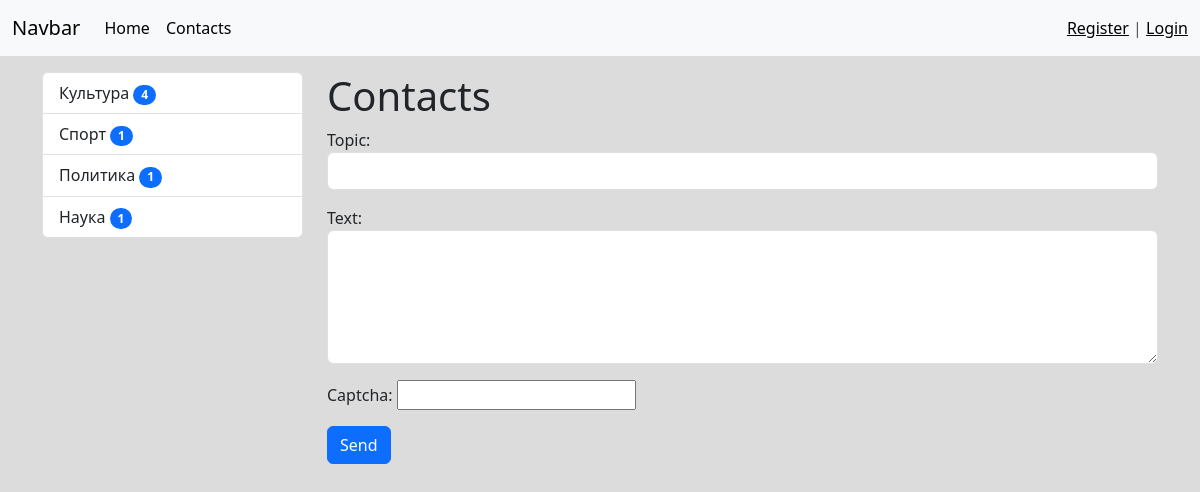
Page /contact/ on the committed database.
### news/models.py (models this page shows, shortened)
class Category(models.Model):
    title = models.CharField(
        max_length=150, verbose_name='Наименование категории', db_index=True)
    def get_absolute_url(self):
        return reverse("category", kwargs={"category_id": self.pk})
    class Meta:
        verbose_name = "Категория"
        verbose_name_plural = "Категории"
        ordering = ['-title']

### news/views.py (the view)
# urls.py: path('contact/', views.contact, name='contact'),
def contact(request):
    if request.method == 'POST':
        form = ContactForm(data=request.POST)
        if form.is_valid():
            mail = send_mail(
                form.cleaned_data['subject'],
                form.cleaned_data['content'],
                'ingarbi006@elasticemail.com',
                ['ingarbi006@gmail.com'],
                fail_silently=False
            )
            if mail:
                messages.success(request, "Mail was sent successfully")
                return redirect('contact')
            else:
                messages.error(request, "Mail was not sent")
        else:
            messages.error(request, "Mail was not sent")
    else:
        form = ContactForm()
    return render(request, 'news/test.html', {"form": form})

### news/forms.py
class ContactForm(forms.Form):
    subject = forms.CharField(
                    label="Topic:",
                    widget=forms.TextInput(attrs={
                        "class": "form-control"
                    }))
    content = forms.CharField(
                    label="Text:",
                    widget=forms.Textarea(attrs={
                        "class": "form-control", "rows": 5
                    }))
    captcha = CaptchaField()

### news/templatetags/news_tags.py (called while the page is built)
@register.inclusion_tag('news/list_categories.html')
def show_categories(arg1='Hello ', arg2='world'):
    categories = cache.get('categories')
    if not categories:
        categories = Category.objects.annotate(
            cnt=Count('get_news', filter=F('get_news__is_published'))).filter(cnt__gt=0)
        cache.set('categories', categories, 30)
    return {"categories": categories, 'arg1': arg1, 'arg2': arg2}

### news/templates/news/test.html (shortened to what this page needs)
{% extends 'base.html' %}
{% block sidebar %}
{% include 'inc/_sidebar.html' %}
{% endblock sidebar %}
{% block content %}
<h1>Contacts</h1>
<form method="post">
    {{ form.as_p }}
    <button type="submit" class="btn btn-primary btn-block">Send</button>
</form>
{% endblock content %}

### news/templates/news/list_categories.html
<div class="list-group">
    {% for category in categories %}
    <a
      href="{{ category.get_absolute_url }}"
      {% comment %}href="{% url 'category' category.pk %}"{% endcomment %}
      class="list-group-item list-group-item-action"
      aria-current="true"
    >
      {{ category.title }} <span class="badge bg-primary rounded-pill">{{ category.cnt }}</span>
    </a>
    {% endfor %}
  </div>

### mysite/static/css/style.css (style rules this page uses)
body { background-color: gainsboro; }

### rows in the picture
Category: title "Культура", cnt "4"
Category: title "Спорт", cnt "1"
Category: title "Политика", cnt "1"
Category: title "Наука", cnt "1"
